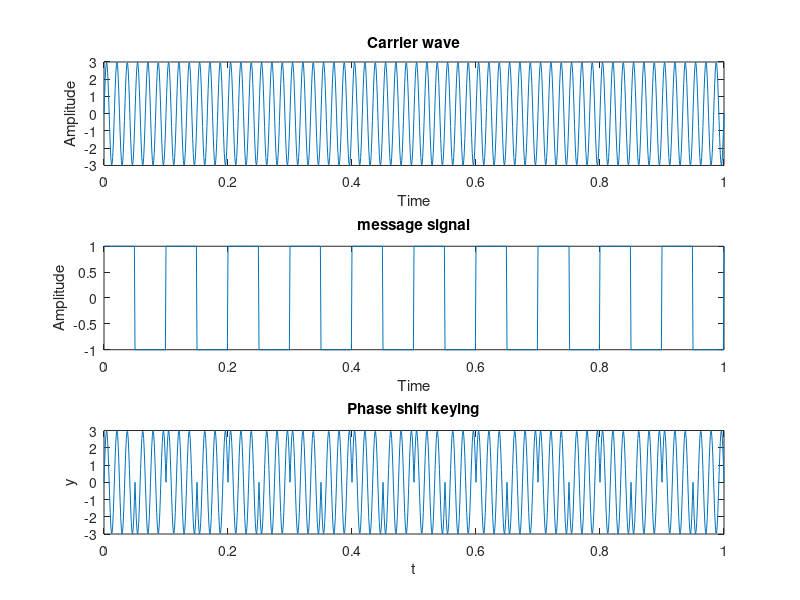

Recreate this plot in MATLAB.
%Phase shift keying
clc;
close all;
clear all;

t = 0:0.001:1;
fc = 60;%input('Enter the freq of sine wave carrier:');
fm = 10;%input('Enter Message freq');
amp = 3;%input('Enter carrier and message amplitude (assuming borth wqual):');
%carrier generating
c = amp.*sin(2*pi*fc*t);
subplot(3,1,1);
plot(t,c);
xlabel('Time');
ylabel('Amplitude');
title('Carrier wave');

%For Generating Square wave message
m = square(2*pi*fm*t);
subplot(3,1,2);
plot(t,m);
xlabel('Time');
ylabel('Amplitude');
title('message signal');

%The shift keyed wave PSK
x = c.*m;
subplot(3,1,3);
plot(t,x);
xlabel('t');
ylabel('y');
title('Phase shift keying');
%input 60 10 3